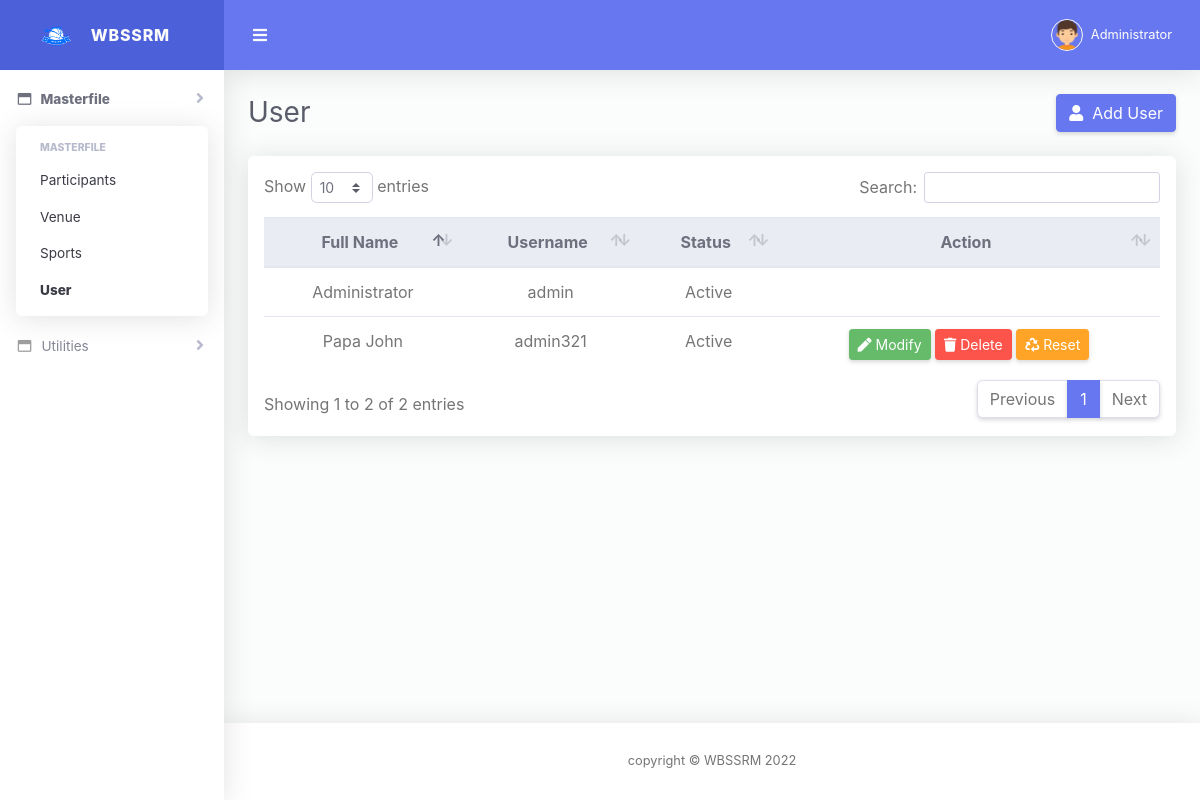
Page /user.php (signed in) on the earlier database version.
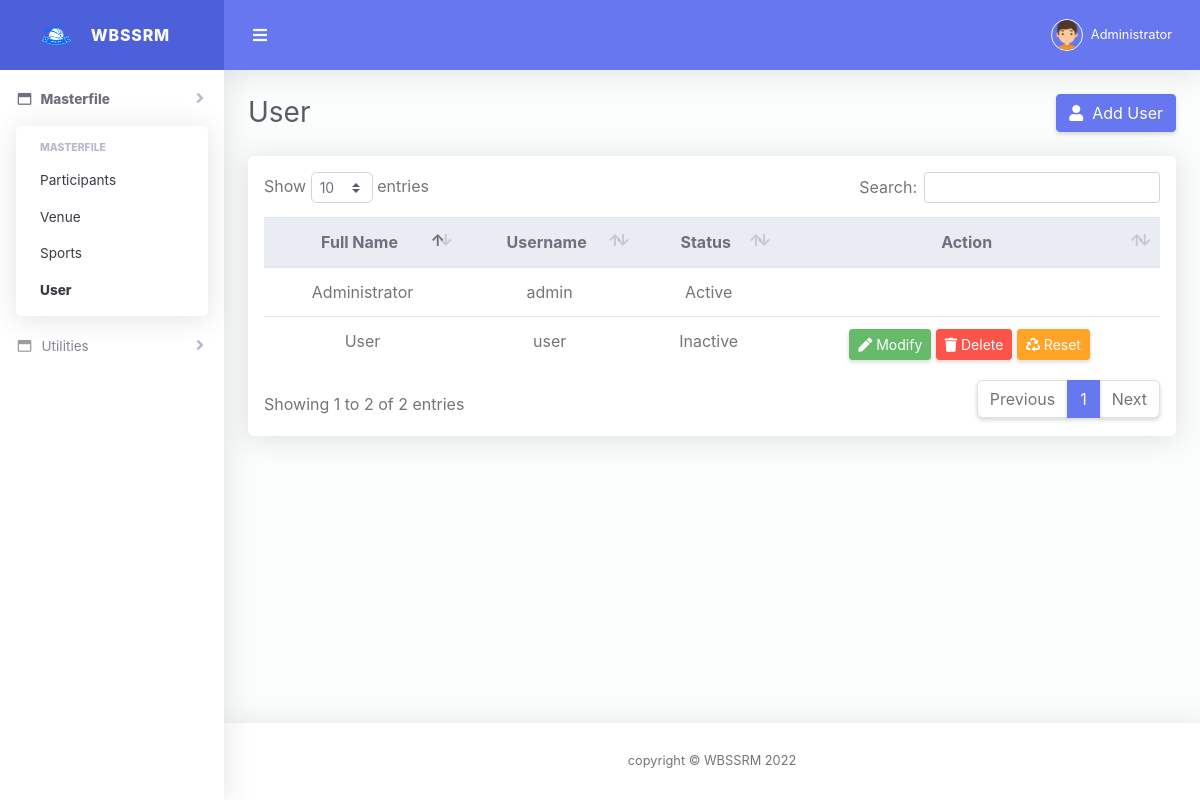
Same page on the later database version.
### tables this page shows
CREATE TABLE `users` (
  `user_id` int(11) NOT NULL,
  `username` varchar(50) NOT NULL,
  `password` varchar(50) NOT NULL,
  `full_name` varchar(50) NOT NULL,
  `status` varchar(20) NOT NULL,
  `date_added` varchar(20) NOT NULL
);

### user.php (the view, shortened to what this page needs)
<?php
  include_once('header.php');
?>
<div class="d-sm-flex align-items-center justify-content-between mb-4">
    <h1 class="h3 mb-0 text-gray-800">User</h1>
        <button class="btn btn-primary" data-toggle="modal" data-target="#addUserModal" onclick=adduser()><i class="fa fa-user"></i>&nbsp;&nbsp;Add User</button>
</div>
<div class="row">
    <div class="col-lg-12">
        <div class="card mb-4">
        <div class="table-responsive p-3">
            <table class="table align-items-center table-flush table-hover" id="dataTable">
            <thead class="thead-light">
                <tr style="text-align:center">
                <th>Full Name</th>
                <th>Username</th>
                <th>Status</th>
                <th>Action</th>
                </tr>
            </thead>
            <tbody>
                <?php
                    $query = mysql_query("SELECT * FROM users") or die(mysql_error());
                    while($row = mysql_fetch_array($query))
                    {
                    ?>  <tr style="text-align:center">
                            <td><?php echo $row['full_name']; ?></td>
                            <td><?php echo $row['username']; ?></td>
                            <td><?php echo $row['status']; ?></td>
                            <td>
                                <?php if($row['user_id']!=$_SESSION['SESS_ID']){ ?>
                                <button class="btn btn-success btn-sm" data-toggle="modal" data-target="#editUserModal" onclick=edituser(<?php echo $row['user_id']; ?>,<?php echo $_SESSION['SESS_ID']; ?>)><i class="fa fa-pen"></i>  Modify</button>
                                <button class="btn btn-danger btn-sm" onclick=deleteuser(<?php echo $row['user_id']; ?>,<?php echo $_SESSION['SESS_ID']; ?>)><i class="fa fa-trash"></i>  Delete</button>
                                <button class="btn btn-warning btn-sm" onclick=resetpassword(<?php echo $row['user_id']; ?>,<?php echo $_SESSION['SESS_ID']; ?>)><i class="fa fa-recycle"></i>  Reset</button>
                                <?php } ?>
                            </td>
                        </tr>
                    <?php
                    }
                ?>
            </tbody>
            </table>
        </div>
        </div>
    </div>
</div>
<?php
  include_once('footer.php');
?>

Differences in the rows shown:
removed users: full_name "Papa John", username "admin321", status "Active"
added users: full_name "User", username "user", status "Inactive"
